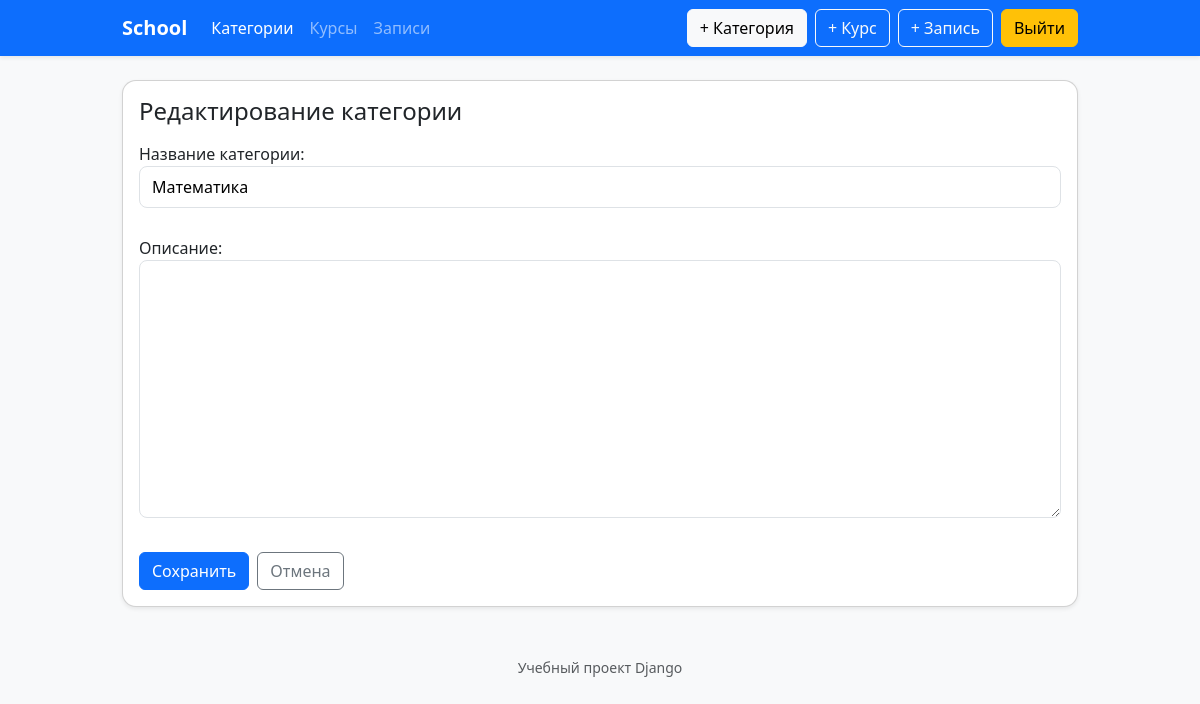
The app's page /categories/1/edit/ (signed in), older data.
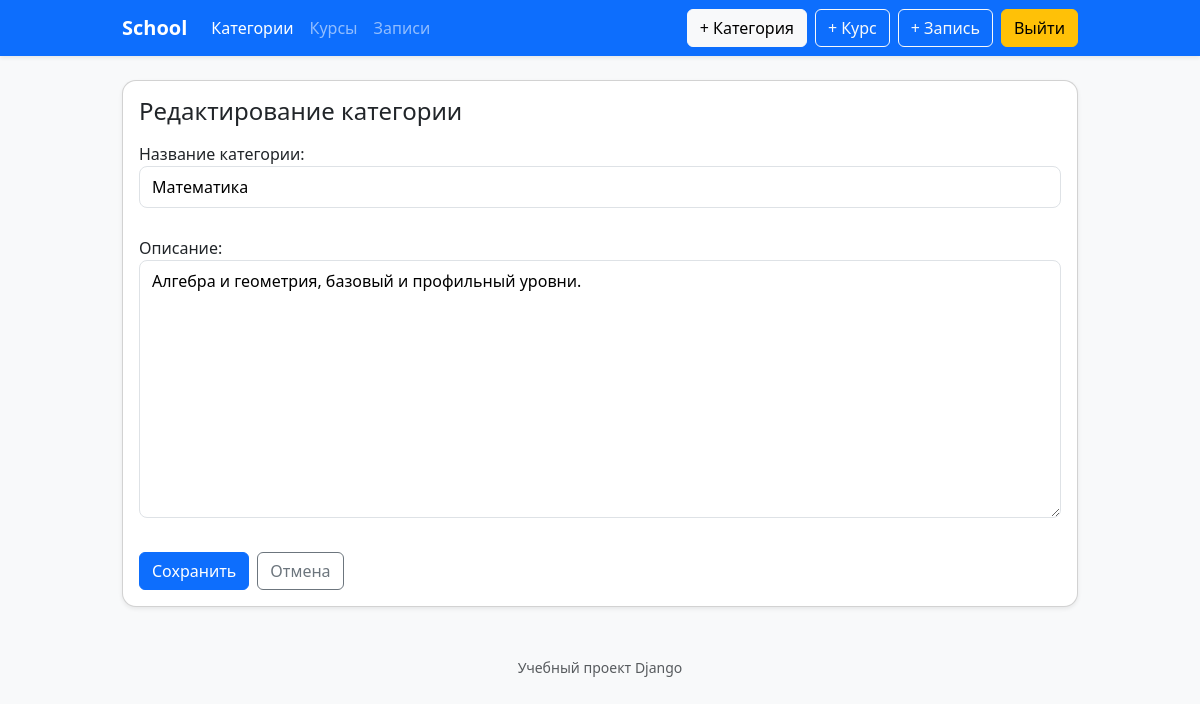
The same page, newer data.
### school/models.py (models this page shows, shortened)
class Category(models.Model):
    name = models.CharField("Название категории", max_length=255)
    description = models.TextField("Описание", blank=True)
    class Meta:
        verbose_name = "Категория курса"
        verbose_name_plural = "Категории курсов"

### school/views.py (the view, shortened to what this page needs)
# urls.py: path("categories/<int:pk>/edit/", CategoryUpdateView.as_view(), name="category_edit"),
class CategoryUpdateView(StaffRequiredMixin, UpdateView):
    model = Category
    form_class = CategoryForm
    template_name = "school/category_form.html"

### school/forms.py (shortened to what this page needs)
class CategoryForm(forms.ModelForm):
    class Meta:
        model = Category
        fields = ["name", "description"]

### school/views.py (called while the page is built)
    def test_func(self):
        return self.request.user.is_staff

### school/templates/school/category_form.html (shortened to what this page needs)
{% extends "school/base.html" %}
{% block content %}
  <div class="card shadow-sm">
    <div class="card-body">
      <h1 class="h4 mb-3">
        {% if form.instance.pk %}Редактирование{% else %}Добавление{% endif %} категории
      </h1>
      <form method="post" class="vstack gap-3">
        {% for field in form %}
          <p class="{% if field.errors %}field-error{% endif %}">
            {{ field.label_tag }}
            {{ field }}
          </p>
        {% endfor %}
        <div class="d-flex gap-2">
          <button type="submit" class="btn btn-primary">Сохранить</button>
          <a class="btn btn-outline-secondary" href="{% url 'school:category_list' %}">Отмена</a>
        </div>
      </form>
    </div>
  </div>
{% endblock %}

Row changes from the older to the newer data that the page shows:
changed Category "Математика": description (not shown) → "Алгебра и геометрия, базовый и профильный уровни."
